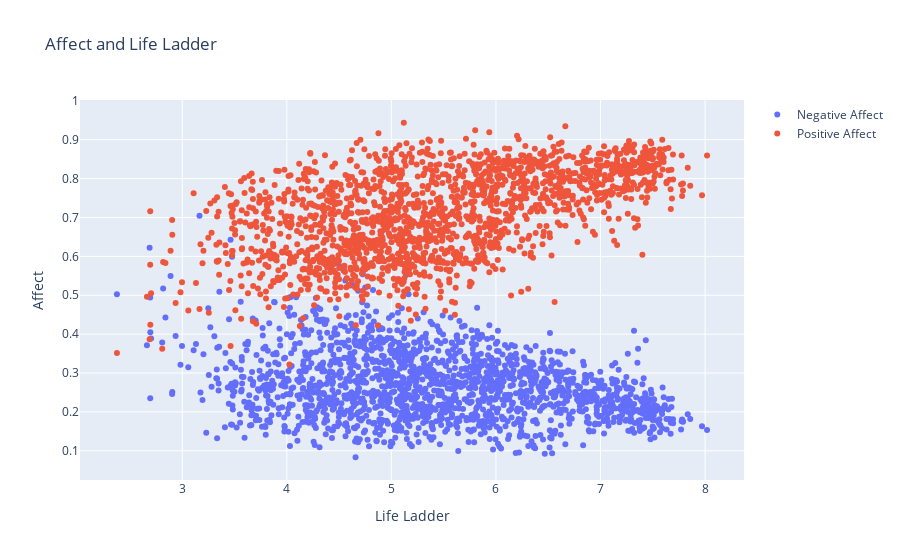

The notebook cell this image was saved under:
### Code cell
# Initialize figure
fig = go.Figure()

# Add Traces

fig.add_trace(
    go.Scatter(x=df_happiness["Life Ladder"],
               y=df_happiness["Negative affect"],
               mode='markers',
               name='Negative Affect'))

fig.add_trace(
    go.Scatter(x=df_happiness["Life Ladder"],
               y=df_happiness["Positive affect"],
               mode='markers',
               name='Positive Affect'))

# Set title
fig.update_layout(title_text="Affect and Life Ladder", xaxis_title="Life Ladder",
    yaxis_title="Affect")

plotly.io.write_html(fig,"Affect.html", full_html=False)

fig.show()

### Figure 1 — Plotly figure (JSON) as saved in the notebook; plotly's stock layout.template omitted (floating-point values rounded to 4 significant figures; data arrays with more than 128 entries replaced by an {"elided": "..."} marker saying what was removed)
{"data": [{"mode": "markers", "name": "Negative Affect", "type": "scatter", "x": {"elided": "1848 float values"}, "y": {"elided": "1848 float values"}}, {"mode": "markers", "name": "Positive Affect", "type": "scatter", "x": {"elided": "1848 float values"}, "y": {"elided": "1848 float values"}}], "layout": {"title": {"text": "Affect and Life Ladder"}, "xaxis": {"title": {"text": "Life Ladder"}}, "yaxis": {"title": {"text": "Affect"}}}}
